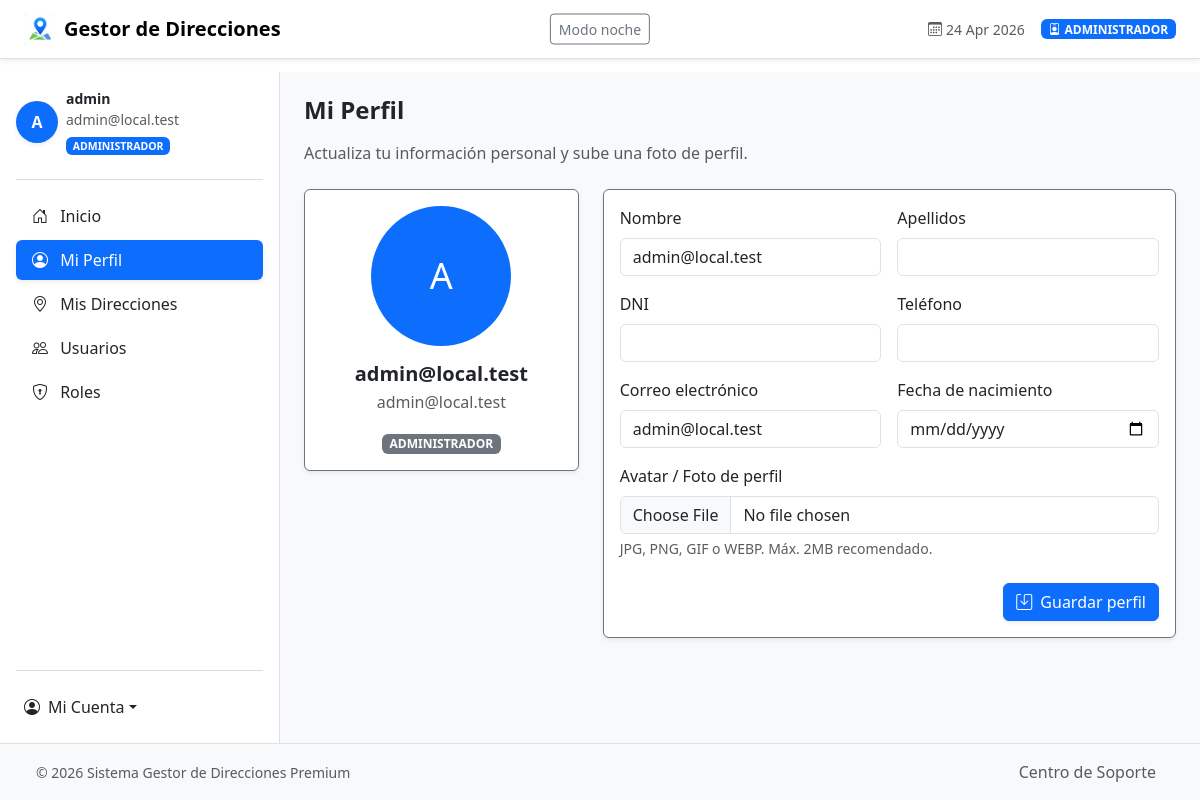
Page /templates/frontend/profile.php (signed in) on the committed database.
### tables this page shows
CREATE TABLE `users` (
  `id` int(11) NOT NULL,
  `username` varchar(100) NOT NULL,
  `apellidos` varchar(150) DEFAULT NULL,
  `DNI` varchar(50) DEFAULT NULL,
  `fechaNacimiento` date DEFAULT NULL,
  `telefono` varchar(30) DEFAULT NULL,
  `email` varchar(150) NOT NULL,
  `password` varchar(255) NOT NULL,
  `role` varchar(100) DEFAULT NULL,
  `fechaCreacion` datetime NOT NULL DEFAULT current_timestamp(),
  `fechaModificacion` datetime NOT NULL DEFAULT current_timestamp() ON UPDATE current_timestamp()
);

### clases/Database.php (called while the page is built)
<?php
class Database {
    private static $pdo = null;
    public static function getConnection() {
        if (self::$pdo !== null) {
            return self::$pdo;
        }
        $config = require dirname(__DIR__) . '/config.php';
        $host = $config['db_host'];
        $port = $config['db_port'] ?? '3306';
        $db   = $config['db_name'];
        $user = $config['db_user'];
        $pass = $config['db_pass'];
        $charset = $config['db_charset'];
        $dsn = "mysql:host={$host};port={$port};dbname={$db};charset={$charset}";
        $options = [
            PDO::ATTR_ERRMODE => PDO::ERRMODE_EXCEPTION,
            PDO::ATTR_DEFAULT_FETCH_MODE => PDO::FETCH_ASSOC,
            PDO::ATTR_EMULATE_PREPARES => false,
        ];
        self::$pdo = new PDO($dsn, $user, $pass, $options);
        return self::$pdo;
    }
}

### clases/CPUser.php (called while the page is built, shortened)
<?php
require_once __DIR__ . '/Database.php';
class CPUser extends CPGenerico {
    protected $username;
    protected $apellidos;
    protected $DNI;
    protected $fechaNacimiento;
    protected $telefono;
    protected $email;
    protected $role;
    public function __construct($id = null, $username = '', $email = '', $password = '', $role = null, $apellidos = '', $DNI = '', $fechaNacimiento = '', $telefono = '', $activo = 1, $avatar = '') {
        $this->username = $username;
        $this->apellidos = $apellidos;
        $this->DNI = $DNI;
        $this->fechaNacimiento = $fechaNacimiento;
        $this->telefono = $telefono;
        $this->email = $email;
        $this->role = $role;
    }
    public function getUsername() { return $this->username; }
    public function getApellidos() { return $this->apellidos; }
    public function getDNI() { return $this->DNI; }
    public function getFechaNacimiento() { return $this->fechaNacimiento; }
    public function getTelefono() { return $this->telefono; }
    public function getEmail() { return $this->email; }
    public function setPassword($p) {
        if (!empty($p)) {
            $algo = password_get_info($p)['algo'];
        }
    }
    public function getRoleNormalized(): string {
        $role = mb_strtolower(trim($this->role ?? 'empleado'));
        return $role === 'standard' ? 'empleado' : $role;
    }
    private static function getPdo() {
        return Database::getConnection();
    }
    private static function fromRow($row): ?self {
        $usuario = new self(
            $row['id'] ?? null,
            $row['username'] ?? '',
            $row['email'] ?? '',
            $row['password'] ?? '',
            $row['role'] ?? null,
            $row['apellidos'] ?? '',
            $row['DNI'] ?? '',
            $row['fechaNacimiento'] ?? '',
            $row['telefono'] ?? '',
            $row['activo'] ?? 1,
            $row['avatar'] ?? ''
        );
        if (isset($row['fechaCreacion'])) {
            $usuario->setFechaCreacion($row['fechaCreacion']);
        }
        if (isset($row['fechaModificacion'])) {
            $usuario->setFechaModificacion($row['fechaModificacion']);
        }
        return $usuario;
    }
    public static function buscarPorEmail($email): ?self {
        $stmt = self::getPdo()->prepare('SELECT * FROM users WHERE email = ? LIMIT 1');
        $stmt->execute([$email]);
        $row = $stmt->fetch();
        return $row ? self::fromRow($row) : null;
    }
}

### templates/backend/sidebar_backend.php (called while the page is built, shortened)
<?php
$correoUsuario = $_SESSION['email'] ?? 'invitado@correo.com';
require_once dirname(__DIR__, 2) . '/clases/CPUser.php';
$currentUser = CPUser::buscarPorEmail($correoUsuario);
?>

### config.php (called while the page is built)
<?php
return [
    'db_host' => '127.0.0.1',
    'db_port' => '3307',
    'db_name' => 'gestor_direcciones',
    'db_user' => 'root',
    'db_pass' => '',
    'db_charset' => 'utf8mb4',
];

### templates/helpers.php (called while the page is built, shortened)
<?php
if (!function_exists('h')) {
    function h($value): string {
        return htmlspecialchars((string)$value, ENT_QUOTES, 'UTF-8');
    }
}

### templates/backend/profile_back.php (called while the page is built, shortened)
<?php
require_once __DIR__ . '/../helpers.php';
require_once dirname(__DIR__, 2) . '/clases/CPUser.php';
$usuario = CPUser::buscarPorEmail($_SESSION['email'] ?? '');

### templates/frontend/profile.php (the view, shortened to what this page needs)
<?php
require_once('../backend/profile_back.php');
require_once('head.php');
require_once('sidebar.php');
$rutaActual = dirname($_SERVER['SCRIPT_NAME']);
$raizWeb = str_replace(['/templates/frontend', '/templates/backend', '/templates'], '', $rutaActual);
$raizWeb = rtrim($raizWeb, '/\\');
$avatarUrl = $usuario->getAvatar() ? ($raizWeb ? $raizWeb . '/' : '/') . ltrim($usuario->getAvatar(), '/') : '';
?>
<main class="flex-grow-1 p-4 bg-light">
    <h2 class="h4 fw-bold mb-3">Mi Perfil</h2>
    <p class="text-muted mb-4">Actualiza tu información personal y sube una foto de perfil.</p>
    <div class="row g-4">
        <div class="col-lg-4">
            <div class="card shadow-sm border border-secondary border-opacity-15">
                <div class="card-body text-center">
                    <?php if (!empty($avatarUrl)): ?>
                        <img src="<?php echo h($avatarUrl); ?>" alt="Avatar" class="rounded-circle mb-3" style="width: 140px; height: 140px; object-fit: cover;">
                    <?php else: ?>
                        <div class="rounded-circle bg-primary text-white d-inline-flex align-items-center justify-content-center mb-3" style="width: 140px; height: 140px; font-size: 2.25rem;">
                            <?php echo h(strtoupper(substr($usuario->getUsername(), 0, 1))); ?>
                        </div>
                    <?php endif; ?>
                    <h5 class="fw-bold mb-1"><?php echo h($usuario->getUsername()); ?></h5>
                    <p class="text-muted mb-3"><?php echo h($usuario->getEmail()); ?></p>
                    <p class="mb-0"><span class="badge bg-secondary text-uppercase"><?php echo h($usuario->getRoleNormalized()); ?></span></p>
                </div>
            </div>
        </div>
        <div class="col-lg-8">
            <div class="card shadow-sm border border-secondary border-opacity-15">
                <div class="card-body">
                    <form method="post" enctype="multipart/form-data">
                        <div class="row g-3">
                            <div class="col-md-6">
                                <label for="username" class="form-label">Nombre</label>
                                <input type="text" id="username" name="username" class="form-control" required value="<?php echo h($usuario->getUsername()); ?>">
                            </div>
                            <div class="col-md-6">
                                <label for="lastname" class="form-label">Apellidos</label>
                                <input type="text" id="lastname" name="lastname" class="form-control" required value="<?php echo h($usuario->getApellidos()); ?>">
                            </div>
                            <div class="col-md-6">
                                <label for="DNI" class="form-label">DNI</label>
                                <input type="text" id="DNI" name="DNI" class="form-control" value="<?php echo h($usuario->getDNI()); ?>">
                            </div>
                            <div class="col-md-6">
                                <label for="telefono" class="form-label">Teléfono</label>
                                <input type="text" id="telefono" name="telefono" class="form-control" value="<?php echo h($usuario->getTelefono()); ?>">
                            </div>
                            <div class="col-md-6">
                                <label for="email" class="form-label">Correo electrónico</label>
                                <input type="email" id="email" name="email" class="form-control" required value="<?php echo h($usuario->getEmail()); ?>">
                            </div>
                            <div class="col-md-6">
                                <label for="fechaNacimiento" class="form-label">Fecha de nacimiento</label>
                                <input type="date" id="fechaNacimiento" name="fechaNacimiento" class="form-control" value="<?php echo h($usuario->getFechaNacimiento()); ?>">
                            </div>
                            <div class="col-md-12">
                                <label for="avatar" class="form-label">Avatar / Foto de perfil</label>
                                <input type="file" id="avatar" name="avatar" accept="image/*" class="form-control">
                                <div class="form-text">JPG, PNG, GIF o WEBP. Máx. 2MB recomendado.</div>
                            </div>
                        </div>
                        <div class="mt-4 text-end">
                            <button type="submit" name="save_profile" class="btn btn-primary shadow-sm">
                                <i class="bi bi-save me-1"></i> Guardar perfil
                            </button>
                        </div>
                    </form>
                </div>
            </div>
        </div>
    </div>
</main>
<?php require_once('footer.php'); ?>

### templates/frontend/head.php (style rules this page uses)
body { padding-top: 72px; }

### rows in the picture
users: username "A", username "admin@local.test", email "admin@local.test", role "ADMINISTRADOR"

### other values in the picture
$rolUsuario "ADMINISTRADOR"
substr($correoUsuario, 0, 1) "A"
explode('@', $correoUsuario)[0] "admin"
$correoUsuario "admin@local.test"
$item['etiqueta'] "Inicio"
$item['etiqueta'] "Mi Perfil"
$item['etiqueta'] "Mis Direcciones"
$item['etiqueta'] "Usuarios"
$item['etiqueta'] "Roles"
